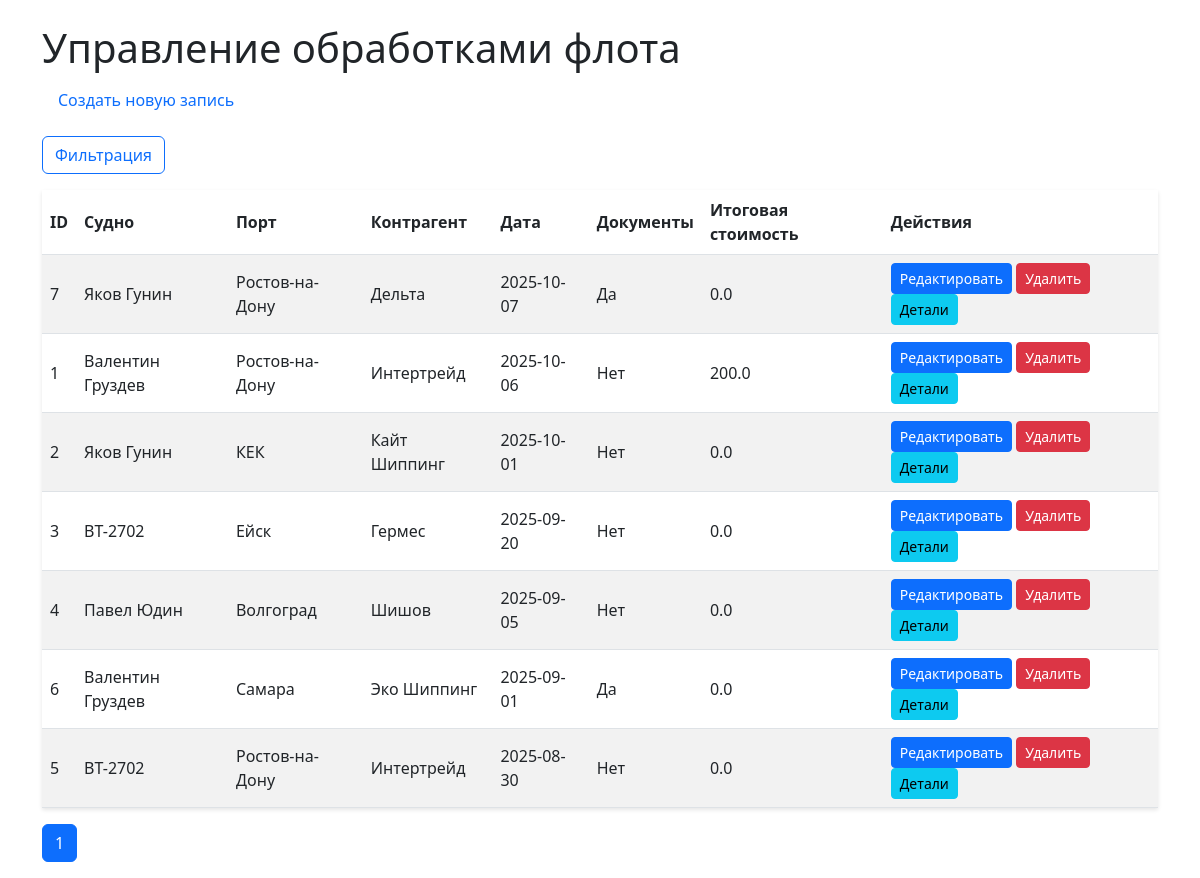
Before: / with the older database file.
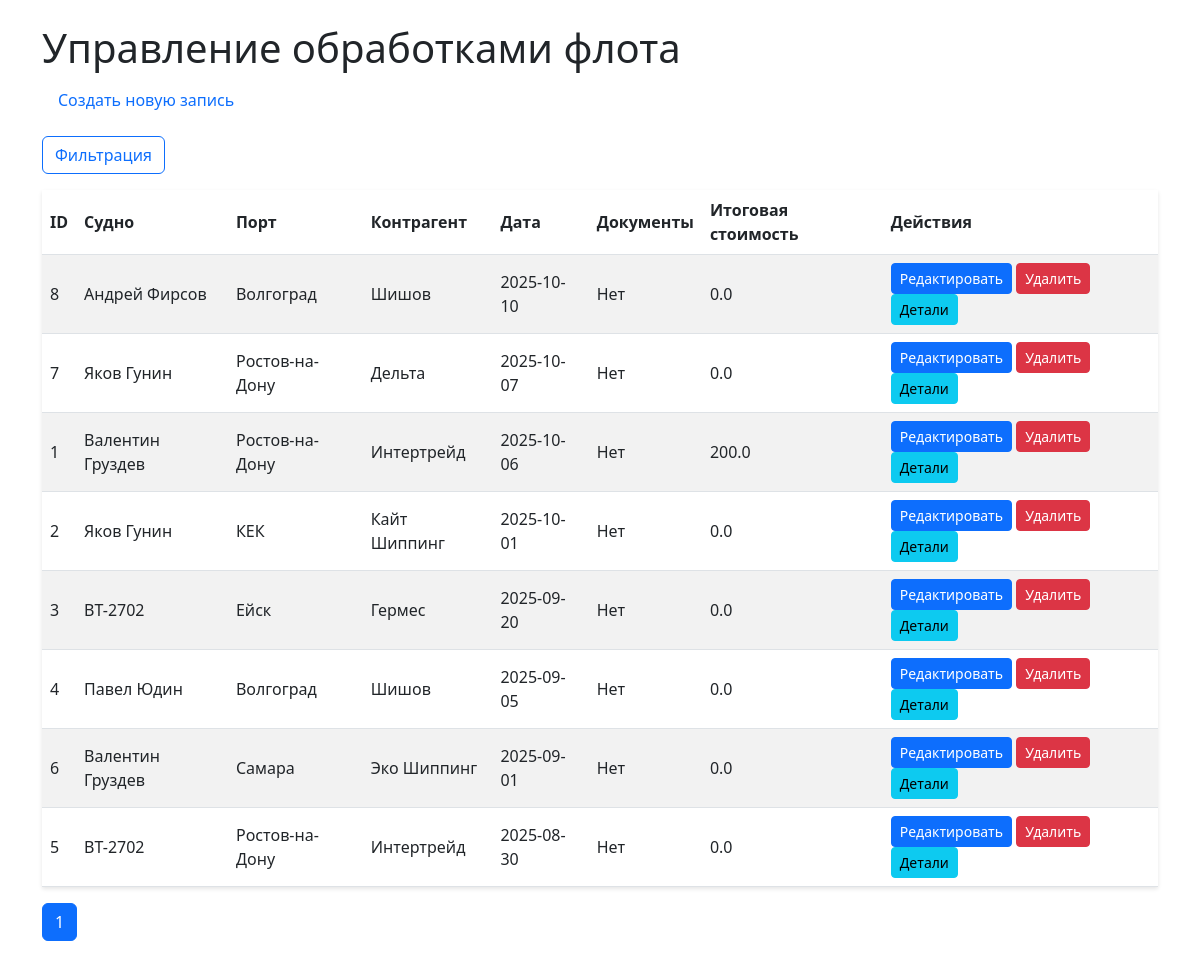
After: the same page with the newer database file.
### models/schemas.py (models this page shows)
class Operation(Base):
    __tablename__ = "operations"
    id = Column(Integer, primary_key=True, index=True)
    ship_id = Column(Integer, ForeignKey("ships.id"))
    port_id = Column(Integer, ForeignKey("ports.id"))
    contractor_id = Column(Integer, ForeignKey("contractors.id"))
    date = Column(Date)
    has_documents = Column(Boolean, default=False)
    document_path = Column(String, nullable=True)
    ship = relationship("Ship")
    port = relationship("Port")
    contractor = relationship("Contractor")
    items = relationship("OperationItem", back_populates="operation", cascade="all, delete-orphan")

class Ship(Base):
    __tablename__ = "ships"
    id = Column(Integer, primary_key=True, index=True)
    name = Column(String, unique=True, index=True)

class Port(Base):
    __tablename__ = "ports"
    id = Column(Integer, primary_key=True, index=True)
    name = Column(String, unique=True, index=True)

class Contractor(Base):
    __tablename__ = "contractors"
    id = Column(Integer, primary_key=True, index=True)
    name = Column(String, unique=True, index=True)

### routers/operations.py (the view)
@router.get("/", response_class=HTMLResponse)
async def list_operations(
    request: Request,
    ship_ids: list[int] = Query(None),
    start_date: str = None,
    end_date: str = None,
    port_ids: list[int] = Query(None),
    contractor_ids: list[int] = Query(None),
    sort_order: str = "desc",
    page: int = 1,
    per_page: int = 10,
    db: Session = Depends(get_db)
):
    query = db.query(Operation)
    if ship_ids:
        query = query.filter(Operation.ship_id.in_(ship_ids))
    if start_date:
        try:
            start_date_obj = datetime.strptime(start_date, "%Y-%m-%d").date()
            query = query.filter(Operation.date >= start_date_obj)
        except ValueError:
            pass
    if end_date:
        try:
            end_date_obj = datetime.strptime(end_date, "%Y-%m-%d").date()
            query = query.filter(Operation.date <= end_date_obj)
        except ValueError:
            pass
    if port_ids:
        query = query.filter(Operation.port_id.in_(port_ids))
    if contractor_ids:
        query = query.filter(Operation.contractor_id.in_(contractor_ids))
    if sort_order.lower() == "asc":
        query = query.order_by(Operation.date.asc())
    else:
        query = query.order_by(Operation.date.desc())
    total = query.count()
    operations = query.offset((page - 1) * per_page).limit(per_page).all()
    total_costs = {}
    for op in operations:
        total_cost = db.query(func.sum(OperationItem.cost)).filter(
            OperationItem.operation_id == op.id
        ).scalar() or 0.0
        total_costs[op.id] = total_cost
    selected_ship_ids = [str(id) for id in ship_ids or []]
    selected_port_ids = [str(id) for id in port_ids or []]
    selected_contractor_ids = [str(id) for id in contractor_ids or []]
    ships = db.query(Ship).order_by(Ship.name).all()
    ports = db.query(Port).order_by(Port.name).all()
    contractors = db.query(Contractor).order_by(Contractor.name).all()
    return templates.TemplateResponse("list.html", {
        "request": request,
        "operations": operations,
        "total_costs": total_costs,
        "ships": ships,
        "ports": ports,
        "contractors": contractors,
        "selected_ship_ids": selected_ship_ids,
        "selected_start_date": start_date,
        "selected_end_date": end_date,
        "selected_port_ids": selected_port_ids,
        "selected_contractor_ids": selected_contractor_ids,
        "sort_order": sort_order,
        "total_pages": (total // per_page) + (1 if total % per_page else 0),
        "current_page": page,
        "per_page": per_page
    })

### templates/list.html (shortened to what this page needs)
<!DOCTYPE html>
<html lang="ru">
<head>
    <link href="/static/css/styles.css" rel="stylesheet">
    <link href="https://cdn.jsdelivr.net/npm/bootstrap@5.3.0/dist/css/bootstrap.min.css" rel="stylesheet">
    <link href="https://cdn.jsdelivr.net/npm/select2@4.1.0-rc.0/dist/css/select2.min.css" rel="stylesheet">
</head>
<body>
    <div class="container mt-4">
        <h1>Управление обработками флота</h1>
        <nav class="nav mb-3">
            <a class="nav-link" href="/create">Создать новую запись</a>
        </nav>
        <button class="btn btn-outline-primary mb-3" type="button" data-bs-toggle="collapse" data-bs-target="#filterCollapse" aria-expanded="false" aria-controls="filterCollapse">
            Фильтрация
        </button>
        <table class="table table-striped">
            <thead>
                <tr>
                    <th>ID</th>
                    <th>Судно</th>
                    <th>Порт</th>
                    <th>Контрагент</th>
                    <th>Дата</th>
                    <th>Документы</th>
                    <th>Итоговая стоимость</th>
                    <th>Действия</th>
                </tr>
            </thead>
            <tbody>
                {% for operation in operations %}
                <tr>
                    <td>{{ operation.id }}</td>
                    <td>{{ operation.ship.name }}</td>
                    <td>{{ operation.port.name }}</td>
                    <td>{{ operation.contractor.name }}</td>
                    <td>{{ operation.date }}</td>
                    <td>{{ "Да" if operation.has_documents else "Нет" }}</td>
                    <td>{{ total_costs[operation.id] | float | round(2) }}</td>
                    <td>
                        <a href="/edit/{{ operation.id }}" class="btn btn-sm btn-primary">Редактировать</a>
                        <form action="/delete/{{ operation.id }}" method="post" style="display:inline;">
                            <button type="submit" class="btn btn-sm btn-danger">Удалить</button>
                        </form>
                        <button type="button" class="btn btn-sm btn-info" data-bs-toggle="modal" data-bs-target="#operationModal" onclick="fetchOperation({{ operation.id }})">Детали</button>
                    </td>
                </tr>
                {% endfor %}
            </tbody>
        </table>
        <nav>
            <ul class="pagination">
                {% for p in range(1, total_pages + 1) %}
                <li class="page-item {% if p == current_page %}active{% endif %}">
                    <a class="page-link" href="?page={{ p }}&per_page={{ per_page }}{% if sort_order %}&sort_order={{ sort_order }}{% endif %}">{{ p }}</a>
                </li>
                {% endfor %}
            </ul>
        </nav>
    </div>
</body>
</html>

### static/css/styles.css (style rules this page uses)
body { font-family: Arial, sans-serif; }
.table { border-collapse: separate; border-spacing: 0; box-shadow: 0 2px 4px rgba(0, 0, 0, 0.1); }
.table th, .table td { vertical-align: middle; }
.table th { background-color: #f8f9fa; }
.btn-sm { padding: 0.25rem 0.5rem; font-size: 0.875rem; }
.container { max-width: 1200px; }

Changed rows visible on the page:
added Operation: id "8", ship.name "Андрей Фирсов", port.name "Волгоград", contractor.name "Шишов", date "2025-10-10", has_documents "Нет", total_costs "0.0"
changed Operation "Дельта": has_documents "Да" → "Нет"
changed Operation "Самара": has_documents "Да" → "Нет"
